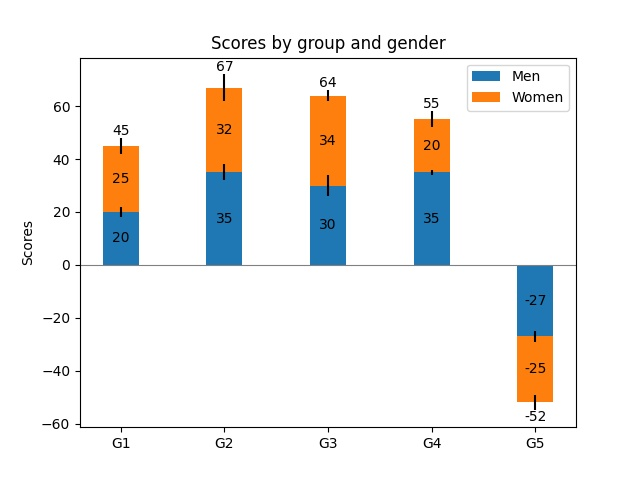

Recreate this plot in Python.
import matplotlib.pyplot as plt
import numpy as np

N = 5
menMeans = (20, 35, 30, 35, -27)
womenMeans = (25, 32, 34, 20, -25)
menStd = (2, 3, 4, 1, 2)
womenStd = (3, 5, 2, 3, 3)
ind = np.arange(N)    # the x locations for the groups
width = 0.35       # the width of the bars: can also be len(x) sequence

fig, ax = plt.subplots()

p1 = ax.bar(ind, menMeans, width, yerr=menStd, label='Men')
p2 = ax.bar(ind, womenMeans, width,
            bottom=menMeans, yerr=womenStd, label='Women')

ax.axhline(0, color='grey', linewidth=0.8)
ax.set_ylabel('Scores')
ax.set_title('Scores by group and gender')
ax.set_xticks(ind)
ax.set_xticklabels(('G1', 'G2', 'G3', 'G4', 'G5'))
ax.legend()

# Label with label_type 'center' instead of the default 'edge'
ax.bar_label(p1, label_type='center')
ax.bar_label(p2, label_type='center')
ax.bar_label(p2)

plt.savefig('Bar Label Demo 1.jpg')

plt.show()

# Source: https://matplotlib.org/stable/gallery/lines_bars_and_markers/bar_label_demo.html?highlight=stack#bar-label-demo
